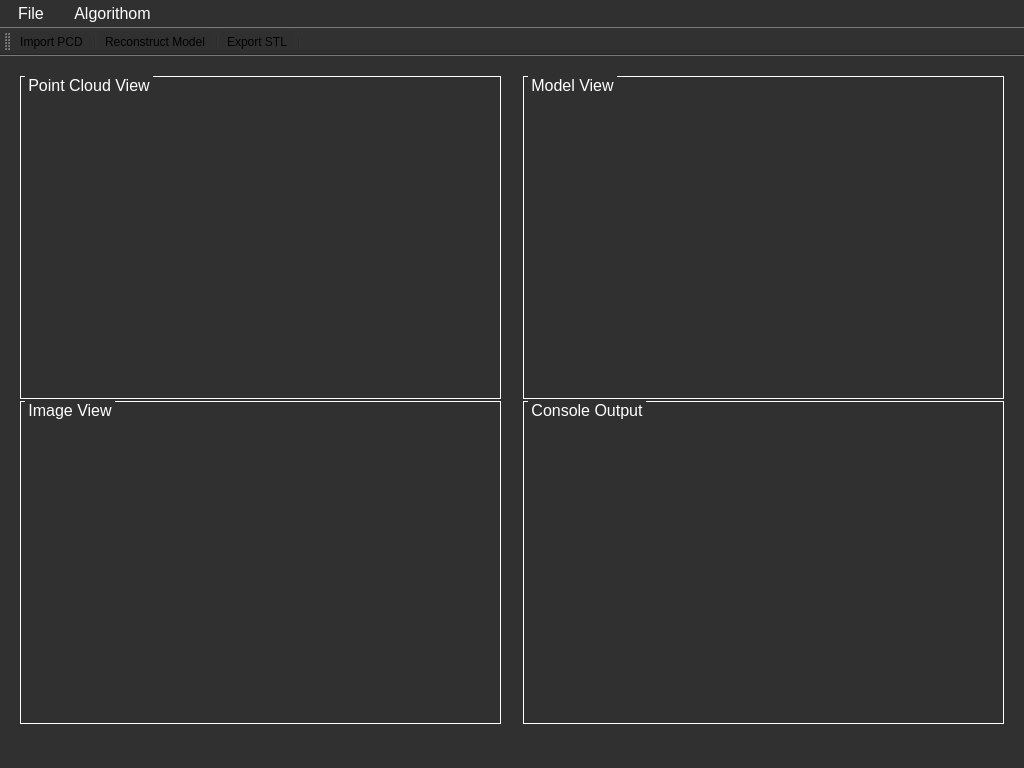
<?xml version="1.0" encoding="UTF-8"?>
<ui version="4.0">
 <class>MainWindow</class>
 <widget class="QMainWindow" name="MainWindow">
  <property name="geometry">
   <rect>
    <x>0</x>
    <y>0</y>
    <width>1024</width>
    <height>768</height>
   </rect>
  </property>
  <property name="windowTitle">
   <string>MainWindow</string>
  </property>
  <property name="styleSheet">
   <string notr="true">background-color:#303030;</string>
  </property>
  <widget class="QWidget" name="centralwidget">
   <layout class="QGridLayout" name="gridLayout">
    <item row="0" column="0">
     <layout class="QHBoxLayout" name="horizontalLayout" stretch="1,1">
      <property name="spacing">
       <number>2</number>
      </property>
      <property name="leftMargin">
       <number>1</number>
      </property>
      <property name="topMargin">
       <number>1</number>
      </property>
      <property name="rightMargin">
       <number>1</number>
      </property>
      <property name="bottomMargin">
       <number>1</number>
      </property>
      <item>
       <layout class="QVBoxLayout" name="verticalLayout">
        <property name="leftMargin">
         <number>10</number>
        </property>
        <property name="topMargin">
         <number>10</number>
        </property>
        <property name="rightMargin">
         <number>10</number>
        </property>
        <property name="bottomMargin">
         <number>10</number>
        </property>
        <item>
         <widget class="QGroupBox" name="groupBox">
          <property name="font">
           <font>
            <pointsize>12</pointsize>
           </font>
          </property>
          <property name="styleSheet">
           <string notr="true">QGroupBox {
    border: 1px;
    border-radius: 0px;
    border-style: solid;
    border-color: white;
    margin-top: 2ex;
    padding-top: 2ex;
}
QGroupBox::title {
    subcontrol-origin: margin;
    subcontrol-position: top left;
    color: white;
    left: 5px;
    padding:0 1px;
}</string>
          </property>
          <property name="title">
           <string>Point Cloud View</string>
          </property>
          <layout class="QGridLayout" name="gridLayout_3">
           <property name="leftMargin">
            <number>1</number>
           </property>
           <property name="topMargin">
            <number>1</number>
           </property>
           <property name="rightMargin">
            <number>1</number>
           </property>
           <property name="bottomMargin">
            <number>1</number>
           </property>
           <item row="0" column="0">
            <layout class="QGridLayout" name="gridLayout_cloud"/>
           </item>
          </layout>
         </widget>
        </item>
        <item>
         <widget class="QGroupBox" name="groupBox_2">
          <property name="font">
           <font>
            <pointsize>12</pointsize>
           </font>
          </property>
          <property name="styleSheet">
           <string notr="true">QGroupBox {
    border: 1px;
    border-radius: 0px;
    border-style: solid;
    border-color: white;
    margin-top: 2ex;
    padding-top: 2ex;
}
QGroupBox::title {
    subcontrol-origin: margin;
    subcontrol-position: top left;
    color: white;
    left: 5px;
    padding:0 1px;
}</string>
          </property>
          <property name="title">
           <string>Image View</string>
          </property>
          <layout class="QGridLayout" name="gridLayout_5">
           <property name="leftMargin">
            <number>1</number>
           </property>
           <property name="topMargin">
            <number>1</number>
           </property>
           <property name="rightMargin">
            <number>1</number>
           </property>
           <property name="bottomMargin">
            <number>1</number>
           </property>
           <item row="0" column="1">
            <layout class="QGridLayout" name="gridLayout_image"/>
           </item>
          </layout>
         </widget>
        </item>
       </layout>
      </item>
      <item>
       <layout class="QVBoxLayout" name="verticalLayout_2" stretch="1,1">
        <property name="leftMargin">
         <number>10</number>
        </property>
        <property name="topMargin">
         <number>10</number>
        </property>
        <property name="rightMargin">
         <number>10</number>
        </property>
        <property name="bottomMargin">
         <number>10</number>
        </property>
        <item>
         <widget class="QGroupBox" name="groupBox_3">
          <property name="font">
           <font>
            <pointsize>12</pointsize>
           </font>
          </property>
          <property name="styleSheet">
           <string notr="true">QGroupBox {
    border: 1px;
    border-radius: 0px;
    border-style: solid;
    border-color: white;
    margin-top: 2ex;
    padding-top: 2ex;
}
QGroupBox::title {
    subcontrol-origin: margin;
    subcontrol-position: top left;
    color: white;
    left: 5px;
    padding:0 1px;
}</string>
          </property>
          <property name="title">
           <string>Model View</string>
          </property>
          <layout class="QGridLayout" name="gridLayout_8">
           <property name="leftMargin">
            <number>1</number>
           </property>
           <property name="topMargin">
            <number>1</number>
           </property>
           <property name="rightMargin">
            <number>1</number>
           </property>
           <property name="bottomMargin">
            <number>1</number>
           </property>
           <item row="0" column="0">
            <layout class="QGridLayout" name="gridLayout_model"/>
           </item>
          </layout>
         </widget>
        </item>
        <item>
         <widget class="QGroupBox" name="groupBox_4">
          <property name="font">
           <font>
            <pointsize>12</pointsize>
           </font>
          </property>
          <property name="styleSheet">
           <string notr="true">QGroupBox {
    border: 1px;
    border-radius: 0px;
    border-style: solid;
    border-color: white;
    margin-top: 2ex;
    padding-top: 2ex;
}
QGroupBox::title {
    subcontrol-origin: margin;
    subcontrol-position: top left;
    color: white;
    left: 5px;
    padding:0 1px;
}</string>
          </property>
          <property name="title">
           <string>Console Output</string>
          </property>
          <layout class="QGridLayout" name="gridLayout_2">
           <property name="leftMargin">
            <number>1</number>
           </property>
           <property name="topMargin">
            <number>1</number>
           </property>
           <property name="rightMargin">
            <number>1</number>
           </property>
           <property name="bottomMargin">
            <number>1</number>
           </property>
           <item row="0" column="0">
            <widget class="QTextEdit" name="textEdit_Console">
             <property name="font">
              <font>
               <pointsize>12</pointsize>
              </font>
             </property>
             <property name="styleSheet">
              <string notr="true">QTextEdit {
	border-width: 1px;
	border-style: solid;
	border-color:transparent;
        color:white;
	selection-background-color:rgb(236,116,64);
}</string>
             </property>
            </widget>
           </item>
          </layout>
         </widget>
        </item>
       </layout>
      </item>
     </layout>
    </item>
   </layout>
  </widget>
  <widget class="QMenuBar" name="menubar">
   <property name="geometry">
    <rect>
     <x>0</x>
     <y>0</y>
     <width>1024</width>
     <height>29</height>
    </rect>
   </property>
   <property name="font">
    <font>
     <pointsize>12</pointsize>
    </font>
   </property>
   <property name="styleSheet">
    <string notr="true">QMenuBar {
    color:white;
    background-color:transparent;
}

QMenuBar::item {
    padding: 4px 12px 4px 12px;
    background-color:transparent;
}</string>
   </property>
   <widget class="QMenu" name="menuFile">
    <property name="styleSheet">
     <string notr="true">QMenu {
    border: 1px solid grey;
    background-color:transparent;
    color:white;
}

QMenu::indicator {
    width: 0px;
}

QMenu::item {
    padding: 4px 12px 4px 12px;
    background-color:transparent;
}

QMenu::item:selected {
    background-color: lightblue;
    color: black;
}

QMenu::item:checked {
    background-color: lightblue;
    color: black;
}

QMenu::item:disabled {
    background-color: #404040;
    color: gray;
}</string>
    </property>
    <property name="title">
     <string>File</string>
    </property>
    <addaction name="action_Importpcdfile"/>
    <addaction name="action_Exportstlfile"/>
   </widget>
   <widget class="QMenu" name="menuAlgorithom">
    <property name="styleSheet">
     <string notr="true">QMenu {
    border: 1px solid grey;
    background-color:transparent;
    color:white;
}

QMenu::indicator {
    width: 0px;
}

QMenu::item {
    padding: 4px 12px 4px 12px;
    background-color:transparent;
}

QMenu::item:selected {
    background-color: lightblue;
    color: black;
}

QMenu::item:checked {
    background-color: lightblue;
    color: black;
}

QMenu::item:disabled {
    background-color: #404040;
    color: gray;
}</string>
    </property>
    <property name="title">
     <string>Algorithom</string>
    </property>
    <addaction name="action_Reconstruction"/>
   </widget>
   <addaction name="menuFile"/>
   <addaction name="menuAlgorithom"/>
  </widget>
  <widget class="QStatusBar" name="statusbar">
   <property name="font">
    <font>
     <pointsize>12</pointsize>
    </font>
   </property>
  </widget>
  <widget class="QToolBar" name="toolBar">
   <property name="font">
    <font>
     <pointsize>12</pointsize>
    </font>
   </property>
   <property name="windowTitle">
    <string>toolBar</string>
   </property>
   <property name="toolButtonStyle">
    <enum>Qt::ToolButtonIconOnly</enum>
   </property>
   <attribute name="toolBarArea">
    <enum>TopToolBarArea</enum>
   </attribute>
   <attribute name="toolBarBreak">
    <bool>false</bool>
   </attribute>
   <addaction name="action_Importpcdfile"/>
   <addaction name="separator"/>
   <addaction name="action_Reconstruction"/>
   <addaction name="separator"/>
   <addaction name="action_Exportstlfile"/>
   <addaction name="separator"/>
  </widget>
  <action name="action_Importpcdfile">
   <property name="icon">
    <iconset resource="../res.qrc">
     <normaloff>:/resource/icon/Import.png</normaloff>:/resource/icon/Import.png</iconset>
   </property>
   <property name="text">
    <string>Import PCD</string>
   </property>
   <property name="toolTip">
    <string>Import PCD</string>
   </property>
  </action>
  <action name="action_Reconstruction">
   <property name="icon">
    <iconset resource="../res.qrc">
     <normaloff>:/resource/icon/Model.png</normaloff>:/resource/icon/Model.png</iconset>
   </property>
   <property name="text">
    <string>Reconstruct Model</string>
   </property>
   <property name="toolTip">
    <string>Reconstruct Model</string>
   </property>
  </action>
  <action name="action_Exportstlfile">
   <property name="icon">
    <iconset resource="../res.qrc">
     <normaloff>:/resource/icon/Export.png</normaloff>:/resource/icon/Export.png</iconset>
   </property>
   <property name="text">
    <string>Export STL</string>
   </property>
   <property name="toolTip">
    <string>Export STL</string>
   </property>
  </action>
 </widget>
 <resources>
  <include location="../res.qrc"/>
 </resources>
 <connections/>
</ui>
